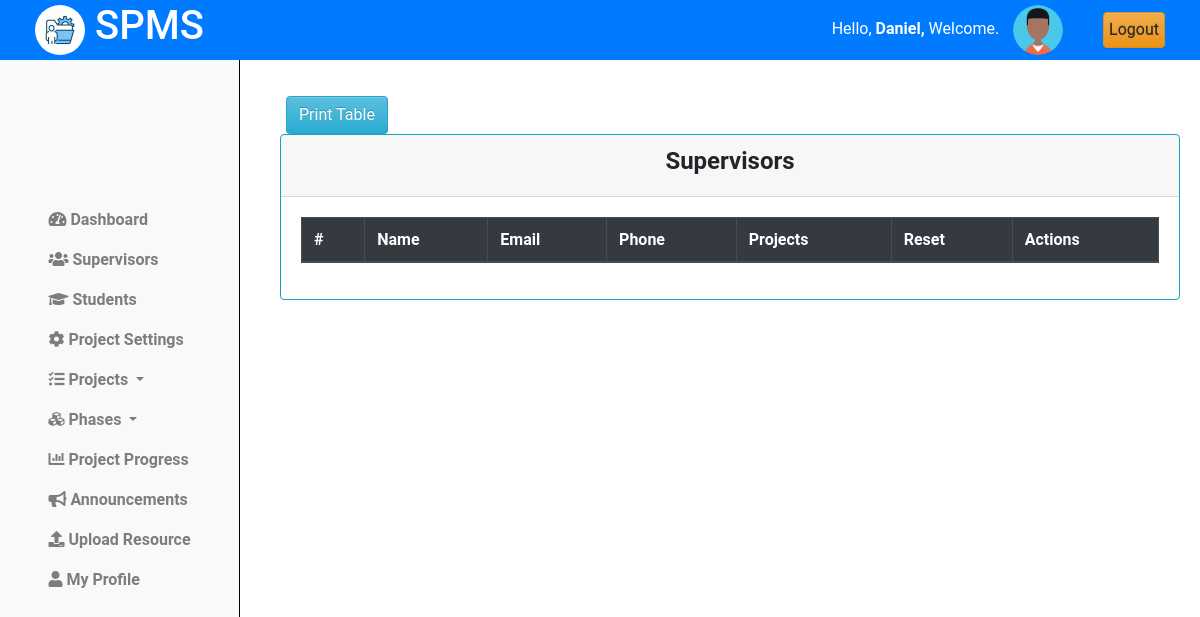
Page /coordinator/supervisors/ (signed in) on the earlier database version.
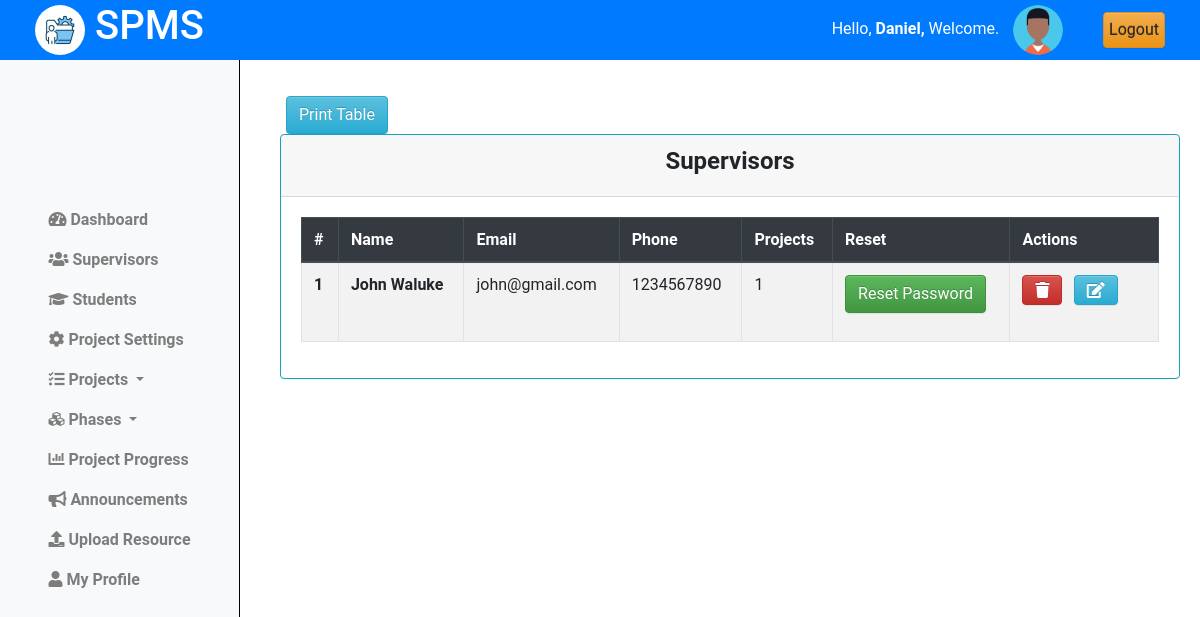
Same page on the later database version.
### projectsApp/models.py (models this page shows, shortened)
class Lecturer(models.Model):
    email = models.EmailField(max_length=255, unique=True, blank=False)
    name = models.CharField(max_length=255)
    phone = models.IntegerField(null=True, blank=True)
    password = models.CharField(max_length=128, null=False, blank=False)
    user_id = models.AutoField(primary_key=True)
    last_login = models.DateTimeField(blank=True, null=True)
    USERNAME_FIELD = 'email'
    REQUIRED_FIELDS = ['name', 'phone']
    class Meta:
        db_table = "Lecturers"

### projectsApp/AccessControl.py (the view)
    @login_required
    def wrapper(request, *args, **kwargs):
        if not isinstance(request.user, Coordinator):
            return redirect('cordinator_login')
        return function(request, *args, **kwargs)

### projectsApp/AccessControl.py (called while the page is built)
def coordinator_required(function):
    @login_required
    def wrapper(request, *args, **kwargs):
        if not isinstance(request.user, Coordinator):
            return redirect('cordinator_login')
        return function(request, *args, **kwargs)
    return wrapper

### projectsApp/views.py (called while the page is built, shortened)
@coordinator_required
def supervisors(request):
    supervisors = Lecturer.objects.all().order_by('name')
    for supervisor in supervisors:
        project_count = Projects.objects.filter(lecturer=supervisor).count()
        supervisor.project_count = project_count
    context = {'supervisors':supervisors}
    return render(request, 'cordinator/supervisors.html', context)

### projectsApp/templates/cordinator/supervisors.html (shortened to what this page needs)
{% extends "base_cord.html" %}
{% load static %}
{% block content %}
{% include "column1_cord.html" %}
<div class="content">
    <div class="container-fluid">
        <div class="row">
            <div class="text-center mt-3 ml-3">
                <button id="print-button" onclick="printTable()" class="btn btn-info">Print Table</button>
            </div>
            <div class="card border-info">
                <div class="card-header text-center">
                    <h4><b>Supervisors</b></h4>
                </div>
                <div class="card-body">
                    <table id="print-table" class="table table-bordered table-hover  table-striped border-info">
                        <thead class="thead-dark">
                            <tr>
                                <th scope="col">#</th>
                                <th scope="col">Name</th>
                                <th scope="col">Email</th>
                                <th scope="col">Phone</th>
                                <th scope="col">Projects</th>
                                <th scope="col">Reset</th>
                                <th scope="col">Actions</th>
                            </tr>
                        </thead>
                        <tbody>
                            {% for supervisor in supervisors %}
                              <tr>
                                <th scope="row">{{ forloop.counter }}</th>
                                <td><b>{{supervisor.name|title}}</b></td>
                                <td>{{supervisor.email}}</td>
                                <td>{{supervisor.phone}}</td>
                                <td>{{supervisor.project_count}}</td>
                                <td>
                                    <form action="{% url 'supervisor_reset' %}" method="POST">
                                        <button type="submit"  class="btn btn-success" onclick="return confirm('Reset Password for {{supervisor.name}}?')">Reset Password</button>
                                    </form>
                                <td>
                                    <div class="row">
                                        <div class="col-4">
                                            <form action="{% url 'view_supervisors' %}" method="POST">
                                                <button type="submit"  class="btn btn-danger" onclick="return confirm('Are you sure you want to delete {{supervisor.name}}?')"><i class="fa fa-trash" aria-hidden="true"></i></button>
                                            </form>
                                        </div>
                                        <div class="col-4">
                                            <a href="{% url 'edit_lecturer' supervisor.user_id %}" class="btn btn-info"><i class="fa fa-edit" aria-hidden="true"></i></a>
                                        </div>
                                    </div>
                                </td>
                            </tr>
                            {% endfor %}
                        </tbody>
                    </table>
                </div>
            </div>
        </div>
    </div>
</div>
<link rel="stylesheet" href="{% static 'css/mystudents.css' %}">
{% endblock %}

Differences in the rows shown:
added Lecturer: name "John Waluke", email "john@gmail.com", phone "1234567890", project_count "1"
